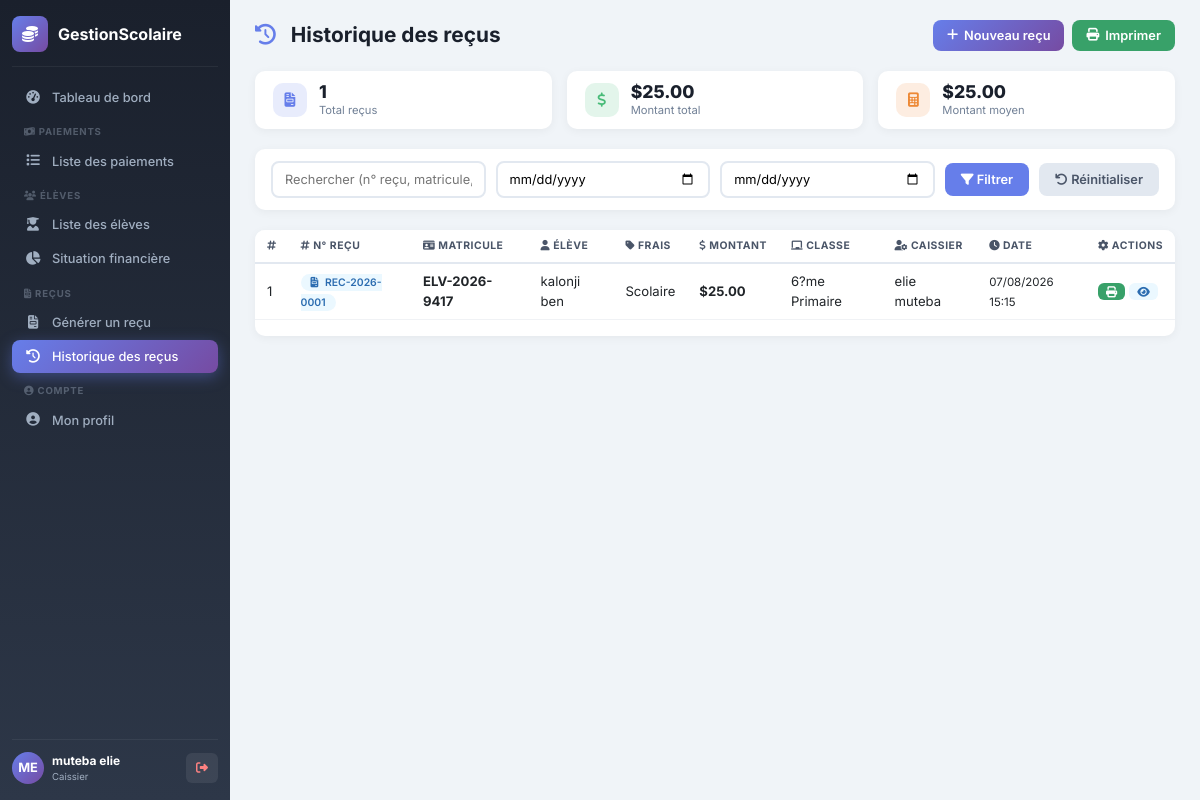
Screenshot of /caissier/recus/historique.php (signed in) with the database file from the repository.
### tables this page shows
CREATE TABLE `paiements` (
  `idPaiement` int(11) NOT NULL,
  `idInscription` int(11) NOT NULL,
  `idFrais` int(11) NOT NULL,
  `mois` enum('Septembre','Octobre','Novembre','D?cembre','Janvier','F?vrier','Mars','Avril','Mai','Juin','Juillet') DEFAULT NULL,
  `montantPaye` decimal(10,2) NOT NULL,
  `datePaiement` datetime DEFAULT current_timestamp(),
  `idCaissier` int(11) NOT NULL,
  `numeroRecu` varchar(50) DEFAULT NULL
);

CREATE TABLE `eleves` (
  `idEleve` int(11) NOT NULL,
  `matricule` varchar(30) NOT NULL,
  `nom` varchar(100) NOT NULL,
  `postNom` varchar(100) DEFAULT NULL,
  `prenom` varchar(100) DEFAULT NULL,
  `lieuNaissance` varchar(100) DEFAULT NULL,
  `sexe` enum('M','F') DEFAULT NULL,
  `dateNaissance` date DEFAULT NULL,
  `adresse` varchar(255) DEFAULT NULL,
  `telephone` varchar(20) DEFAULT NULL,
  `nomPere` varchar(100) DEFAULT NULL,
  `nomMere` varchar(100) DEFAULT NULL,
  `motDePasse` varchar(255) DEFAULT NULL,
  `idUtilisateur` int(11) DEFAULT NULL
);

CREATE TABLE `frais` (
  `idFrais` int(11) NOT NULL,
  `libelle` varchar(100) NOT NULL,
  `montant` decimal(10,2) NOT NULL,
  `typeFrais` enum('Inscription','Mensualit?','Autre') NOT NULL,
  `idAnnee` int(11) NOT NULL,
  `idNiveau` int(11) DEFAULT NULL,
  `statut` enum('Actif','Inactif') DEFAULT 'Actif'
);

CREATE TABLE `classes` (
  `idClasse` int(11) NOT NULL,
  `nomClasse` varchar(50) NOT NULL,
  `idNiveau` int(11) NOT NULL
);

CREATE TABLE `utilisateurs` (
  `idUtilisateur` int(11) NOT NULL,
  `nom` varchar(100) NOT NULL,
  `postNom` varchar(100) DEFAULT NULL,
  `prenom` varchar(100) DEFAULT NULL,
  `sexe` enum('M','F') DEFAULT NULL,
  `telephone` varchar(20) DEFAULT NULL,
  `email` varchar(100) DEFAULT NULL,
  `username` varchar(50) NOT NULL,
  `motDePasse` varchar(255) NOT NULL,
  `idRole` int(11) NOT NULL,
  `statut` enum('Actif','Inactif') DEFAULT 'Actif'
);

### caissier/recus/historique.php (the view, shortened to what this page needs)
<?php
$db = db();
$search = isset($_GET['search']) ? trim($_GET['search']) : '';
$filtre_date_debut = isset($_GET['date_debut']) ? $_GET['date_debut'] : '';
$filtre_date_fin = isset($_GET['date_fin']) ? $_GET['date_fin'] : '';
$sql = "SELECT p.*, e.matricule, e.nom, e.prenom, e.postNom,
               f.libelle as frais_libelle,
               c.nomClasse,
               a.libelle as annee,
               u.nom as caissier_nom, u.prenom as caissier_prenom
        FROM paiements p
        JOIN inscriptions i ON p.idInscription = i.idInscription
        JOIN eleves e ON i.idEleve = e.idEleve
        JOIN frais f ON p.idFrais = f.idFrais
        JOIN classes c ON i.idClasse = c.idClasse
        JOIN annees_scolaires a ON i.idAnnee = a.idAnnee
        JOIN utilisateurs u ON p.idCaissier = u.idUtilisateur
        WHERE p.numeroRecu IS NOT NULL AND p.numeroRecu != ''";
$params = [];
$sql .= " ORDER BY p.datePaiement DESC";
$stmt = $db->prepare($sql);
$stmt->execute($params);
$recus = $stmt->fetchAll();
$total_recus = count($recus);
$montant_total = array_sum(array_column($recus, 'montantPaye'));
include __DIR__ . '/../../includes/header.php';
?>
<div class="app-layout">
    <div class="sidebar-caissier" id="sidebarCaissier">
        <div class="sidebar-logo">
            <div class="logo-icon"><i class="fas fa-coins"></i></div>
            <span>GestionScolaire</span>
        </div>
        <ul class="sidebar-menu">
            <li><a href="../dashboard.php"><i class="fas fa-tachometer-alt"></i> Tableau de bord</a></li>
            <li class="menu-section"><i class="fas fa-money-bill-wave"></i> Paiements</li>
            <li><a href="../paiements/index.php"><i class="fas fa-list"></i> Liste des paiements</a></li>
            <li class="menu-section"><i class="fas fa-users"></i> Élèves</li>
            <li><a href="../eleves/index.php"><i class="fas fa-user-graduate"></i> Liste des élèves</a></li>
            <li><a href="../eleves/situation_financiere.php"><i class="fas fa-chart-pie"></i> Situation financière</a></li>
            <li class="menu-section"><i class="fas fa-file-invoice"></i> Reçus</li>
            <li><a href="generer.php"><i class="fas fa-file-invoice"></i> Générer un reçu</a></li>
            <li><a href="historique.php" class="active"><i class="fas fa-history"></i> Historique des reçus</a></li>
            <li class="menu-section"><i class="fas fa-user-circle"></i> Compte</li>
            <li><a href="../profil/index.php"><i class="fas fa-user-circle"></i> Mon profil</a></li>
        </ul>
        <div class="sidebar-footer">
            <div class="user-info">
                <div class="avatar"><?php echo strtoupper(substr($_SESSION['prenom'] ?? 'C', 0, 1) . substr($_SESSION['nom'] ?? 'A', 0, 1)); ?></div>
                <div>
                    <strong><?php echo $_SESSION['prenom'] ?? 'Caissier'; ?> <?php echo $_SESSION['nom'] ?? ''; ?></strong>
                    <span><?php echo $_SESSION['role'] ?? 'Caissier'; ?></span>
                </div>
            </div>
            <a href="../../logout.php" class="btn-logout" title="Déconnexion">
                <i class="fas fa-sign-out-alt"></i>
            </a>
        </div>
    </div>
    <div class="main-content">
        <div class="page-header">
            <h2>
                <i class="fas fa-history"></i>
                Historique des reçus
            </h2>
            <div class="header-right">
                <a href="generer.php" class="btn-add">
                    <i class="fas fa-plus"></i> Nouveau reçu
                </a>
                <button class="btn-print" onclick="imprimer()">
                    <i class="fas fa-print"></i> Imprimer
                </button>
            </div>
        </div>
        <div class="stats-row">
            <div class="stat-item">
                <div class="stat-icon" style="background: rgba(102, 126, 234, 0.15); color: #667eea;">
                    <i class="fas fa-file-invoice"></i>
                </div>
                <div class="stat-info">
                    <div class="number"><?php echo $total_recus; ?></div>
                    <div class="label">Total reçus</div>
                </div>
            </div>
            <div class="stat-item">
                <div class="stat-icon" style="background: rgba(72, 187, 120, 0.15); color: #48bb78;">
                    <i class="fas fa-dollar-sign"></i>
                </div>
                <div class="stat-info">
                    <div class="number">$<?php echo number_format($montant_total, 2); ?></div>
                    <div class="label">Montant total</div>
                </div>
            </div>
            <div class="stat-item">
                <div class="stat-icon" style="background: rgba(237, 137, 54, 0.15); color: #ed8936;">
                    <i class="fas fa-calculator"></i>
                </div>
                <div class="stat-info">
                    <div class="number">$<?php echo $total_recus > 0 ? number_format($montant_total / $total_recus, 2) : '0.00'; ?></div>
                    <div class="label">Montant moyen</div>
                </div>
            </div>
        </div>
        <form method="GET" action="" class="filters">
            <input type="text" name="search" placeholder="Rechercher (n° reçu, matricule, nom)"
                   value="<?php echo htmlspecialchars($search); ?>">
            <input type="date" name="date_debut" placeholder="Date début"
                   value="<?php echo htmlspecialchars($filtre_date_debut); ?>">
            <input type="date" name="date_fin" placeholder="Date fin"
                   value="<?php echo htmlspecialchars($filtre_date_fin); ?>">
            <button type="submit" class="btn-filter"><i class="fas fa-filter"></i> Filtrer</button>
            <a href="historique.php" class="btn-reset"><i class="fas fa-undo"></i> Réinitialiser</a>
        </form>
        <div class="table-container" id="tableContainer">
            <div class="table-responsive">
                <table class="table" id="recuTable">
                    <thead>
                        <tr>
                            <th><i class="fas fa-hashtag"></i></th>
                            <th><i class="fas fa-hashtag"></i> N° Reçu</th>
                            <th><i class="fas fa-id-card"></i> Matricule</th>
                            <th><i class="fas fa-user"></i> Élève</th>
                            <th><i class="fas fa-tag"></i> Frais</th>
                            <th><i class="fas fa-dollar-sign"></i> Montant</th>
                            <th><i class="fas fa-chalkboard"></i> Classe</th>
                            <th><i class="fas fa-user-cog"></i> Caissier</th>
                            <th><i class="fas fa-clock"></i> Date</th>
                            <th><i class="fas fa-cog"></i> Actions</th>
                        </tr>
                    </thead>
                    <tbody>
                        <?php if (empty($recus)): ?>
                            <tr>
                                <td colspan="10">
                                    <div class="empty-state">
                                        <i class="fas fa-inbox"></i>
                                        <p>Aucun reçu trouvé</p>
                                        <a href="generer.php" class="btn btn-primary btn-sm mt-2">
                                            <i class="fas fa-plus"></i> Générer un reçu
                                        </a>
                                    </div>
                                </td>
                            </tr>
                        <?php else: ?>
                            <?php foreach ($recus as $index => $r): ?>
                                <tr>
                                    <td><?php echo $index + 1; ?></td>
                                    <td>
                                        <span class="badge-recu">
                                            <i class="fas fa-file-invoice me-1"></i>
                                            <?php echo htmlspecialchars($r['numeroRecu']); ?>
                                        </span>
                                    </td>
                                    <td><strong><?php echo htmlspecialchars($r['matricule']); ?></strong></td>
                                    <td><?php echo htmlspecialchars($r['nom'] . ' ' . $r['prenom']); ?></td>
                                    <td><?php echo htmlspecialchars($r['frais_libelle']); ?></td>
                                    <td><strong>$<?php echo number_format($r['montantPaye'], 2); ?></strong></td>
                                    <td><?php echo htmlspecialchars($r['nomClasse']); ?></td>
                                    <td><?php echo htmlspecialchars($r['caissier_nom'] . ' ' . $r['caissier_prenom']); ?></td>
                                    <td><small><?php echo date('d/m/Y H:i', strtotime($r['datePaiement'])); ?></small></td>
                                    <td>
                                        <div class="btn-actions">
                                            <a href="imprimer.php?id=<?php echo $r['idPaiement']; ?>"
                                               class="btn-sm btn-print" title="Imprimer" target="_blank">
                                                <i class="fas fa-print"></i>
                                            </a>
                                            <a href="../paiements/voir.php?id=<?php echo $r['idPaiement']; ?>"
                                               class="btn-sm btn-view" title="Voir le paiement">
                                                <i class="fas fa-eye"></i>
                                            </a>
                                        </div>
                                    </td>
                                </tr>
                            <?php endforeach; ?>
                        <?php endif; ?>
                    </tbody>
                </table>
            </div>
        </div>
        <?php include __DIR__ . '/../../includes/footer.php'; ?>
</body>
</html>

### assets/css/style.css (style rules this page uses)
* { margin: 0; padding: 0; box-sizing: border-box; }
body { font-family: 'Inter', -apple-system, BlinkMacSystemFont, sans-serif; background: #f8fafc; overflow-x: hidden; }
.main-content { margin-left: 280px; min-height: 100vh; padding: 20px 30px; }

### rows the page displays
paiements: numeroRecu "REC-2026-0001", eleves.matricule "ELV-2026-9417", eleves.nom+prenom "kalonji ben", idFrais.libelle "Scolaire", montantPaye "25.00", classes.nomClasse "6?me Primaire", idCaissier.prenom "elie muteba", datePaiement "07/08/2026 15:15"

### other values shown
$_SESSION['prenom'] "muteba"
$_SESSION['nom'] "elie"
$_SESSION['role'] "Caissier"
$total_recus "1"
$montant_total "25.00"
$montant_total / $total_recus "25.00"
